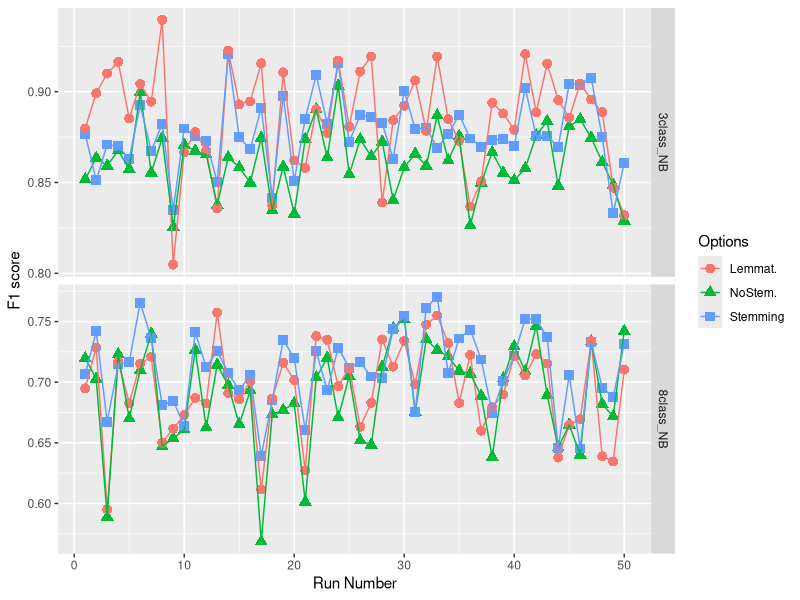

Source code (R):
setwd("D:/Study/Thesis/Experiments/Util/RPlots")
library("ggplot2")
featuresdata = read.csv("ss_05_stemming.csv")
p <- ggplot(featuresdata, aes(x=run, y=f1, group=Options))+ labs(x = "Run Number", y = "F1 score" )
q <- p + geom_point(aes(color=Options, shape=Options), size = 3) + geom_line(aes(color=Options))
q + facet_grid(comb ~ ., scale = "free_y")